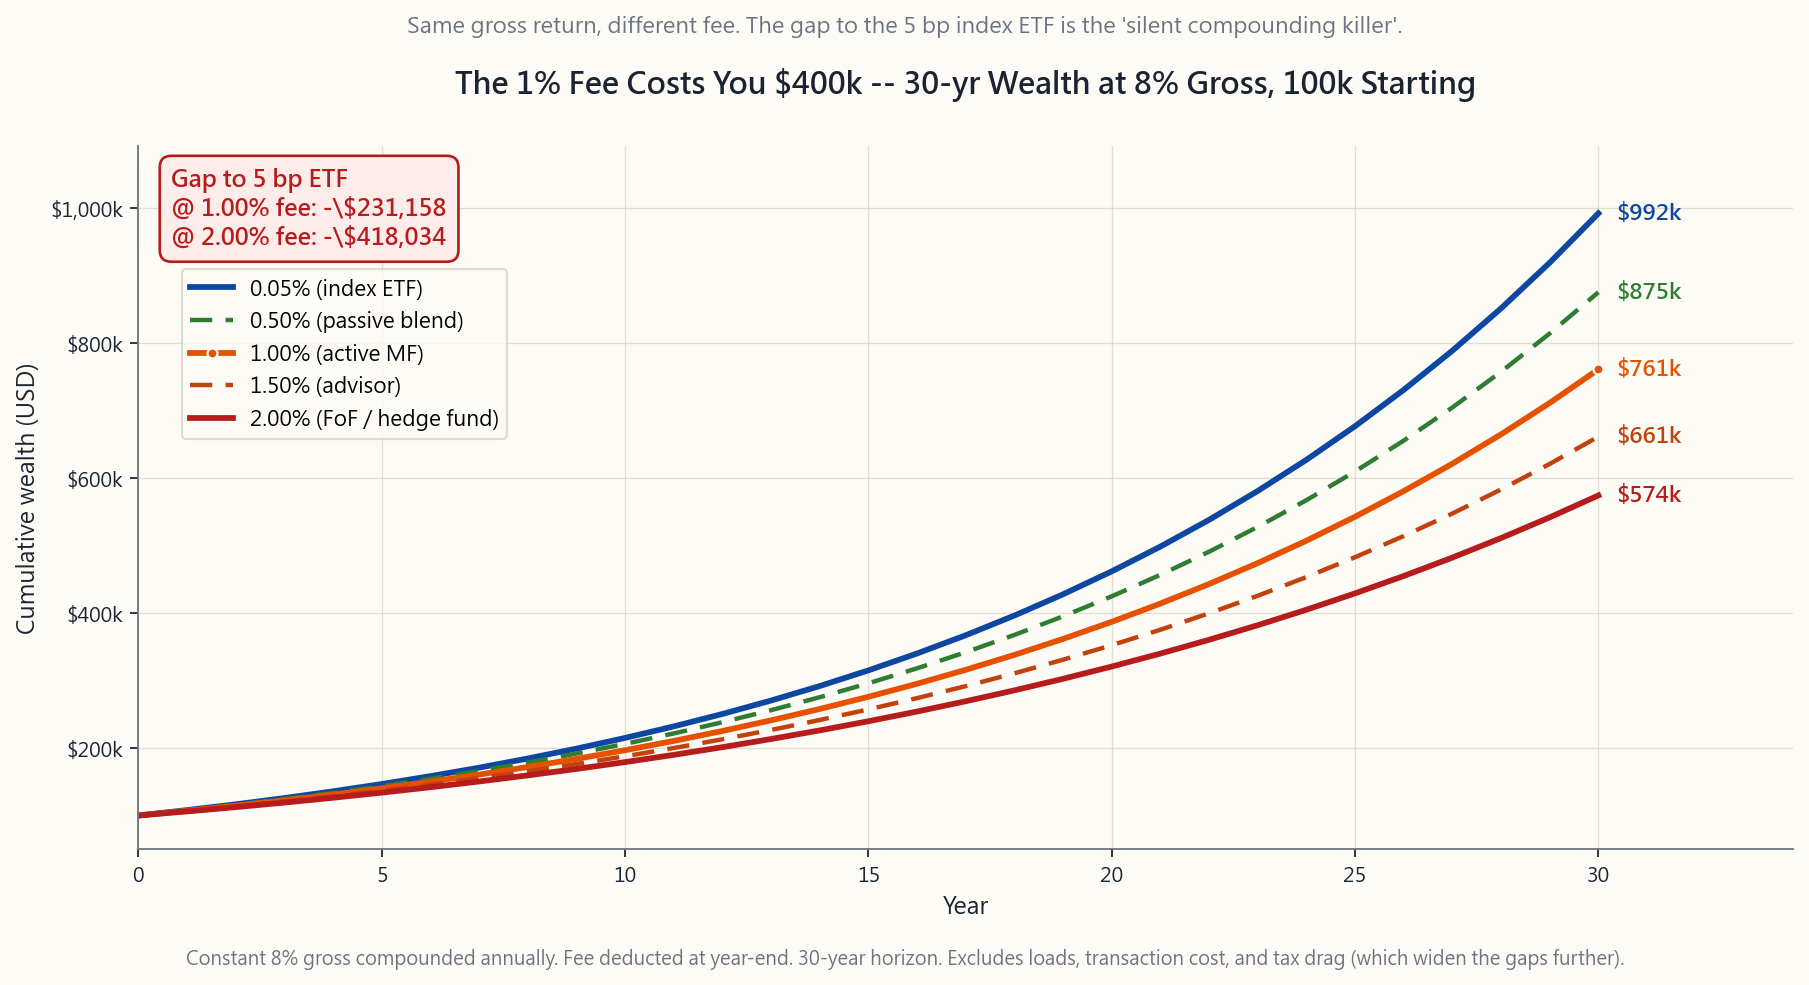

Here is the Python script that generated this plot:
"""Side 08, sec 2.2 -- Cumulative wealth over 30 years at 5 fee levels.

$100,000 starting balance, 8% gross return, 30-year horizon.
Five fee levels: 0.05% index ETF / 0.50% passive blend /
1.00% active mutual fund / 1.50% advisor-wrapped /
2.00% fund-of-funds or hedge-fund management.

Run:
    uv run python course/image/side08_fee_drag.py
"""

from __future__ import annotations

import sys
from pathlib import Path

import matplotlib.pyplot as plt

sys.path.insert(0, str(Path(__file__).resolve().parents[1]))
from scripts.chart_helpers import (  # noqa: E402
    PALETTE_LIGHT, apply_cjk_font, render_for_all_locales, style_axes,
)

apply_cjk_font()
OUT_DIR = Path(__file__).parent
BASE = "side08_fee_drag"

INITIAL = 100_000.0
GROSS = 0.08
YEARS = 30
FEES = [0.0005, 0.005, 0.010, 0.015, 0.020]
FEE_LABELS_EN = [
    "0.05% (index ETF)",
    "0.50% (passive blend)",
    "1.00% (active MF)",
    "1.50% (advisor)",
    "2.00% (FoF / hedge fund)",
]
FEE_LABELS_HK = [
    "0.05%(指數 ETF)",
    "0.50%(被動混合)",
    "1.00%(主動共同基金)",
    "1.50%(顧問加碼)",
    "2.00%(基金中基金/對沖基金)",
]
FEE_LABELS_TW = [
    "0.05%(指數 ETF)",
    "0.50%(被動混合)",
    "1.00%(主動共同基金)",
    "1.50%(顧問加碼)",
    "2.00%(基金中基金/避險基金)",
]
FEE_LABELS_CN = [
    "0.05%(指数 ETF)",
    "0.50%(被动混合)",
    "1.00%(主动共同基金)",
    "1.50%(顾问加码)",
    "2.00%(基金中基金/对冲基金)",
]


def simulate():
    """Return list of (fee, [path of length YEARS+1])."""
    out = []
    for fee in FEES:
        net = GROSS - fee
        path = [INITIAL]
        for _ in range(YEARS):
            path.append(path[-1] * (1.0 + net))
        out.append((fee, path))
    return out


LANG_STRINGS = {
    "en": {
        "title": "The 1% Fee Costs You $400k -- 30-yr Wealth at 8% Gross, 100k Starting",
        "subtitle": "Same gross return, different fee. The gap to the 5 bp index ETF is the 'silent compounding killer'.",
        "ylabel": "Cumulative wealth (USD)",
        "xlabel": "Year",
        "fee_labels": FEE_LABELS_EN,
        "gap_lbl": "Gap to 5 bp ETF\n@ 1.00% fee: -${:,.0f}\n@ 2.00% fee: -${:,.0f}",
        "footnote": "Constant 8% gross compounded annually. Fee deducted at year-end. 30-year horizon. Excludes loads, transaction cost, and tax drag (which widen the gaps further).",
    },
    "hk": {
        "title": "1% 費用代價 40 萬美元 -- 30 年複利,8% 毛回報,10 萬美元起始",
        "subtitle": "同樣毛回報,不同費率。對 5 基點指數 ETF 的差距,就是「無聲複利殺手」。",
        "ylabel": "累計財富(美元)",
        "xlabel": "年份",
        "fee_labels": FEE_LABELS_HK,
        "gap_lbl": "對 5 基點 ETF 的缺口\n@ 1.00% 費率:-US${:,.0f}\n@ 2.00% 費率:-US${:,.0f}",
        "footnote": "假設恆定 8% 毛回報年度複利,年末扣費,30 年期。未計銷售費、交易成本及稅務拖累(實際差距更大)。",
    },
    "tw": {
        "title": "1% 費用代價 40 萬美元 -- 30 年複利,8% 毛報酬,10 萬美元起始",
        "subtitle": "同樣毛報酬,不同費率。對 5 基點指數 ETF 的差距,就是「無聲複利殺手」。",
        "ylabel": "累計財富(美元)",
        "xlabel": "年份",
        "fee_labels": FEE_LABELS_TW,
        "gap_lbl": "對 5 基點 ETF 的缺口\n@ 1.00% 費率:-US${:,.0f}\n@ 2.00% 費率:-US${:,.0f}",
        "footnote": "假設恆定 8% 毛報酬年度複利,年末扣費,30 年期。未計銷售費、交易成本及稅務拖累(實際差距更大)。",
    },
    "cn": {
        "title": "1% 费用代价 40 万美元 -- 30 年复利,8% 毛回报,10 万美元起始",
        "subtitle": "同样毛回报,不同费率。对 5 基点指数 ETF 的差距,就是「无声复利杀手」。",
        "ylabel": "累计财富(美元)",
        "xlabel": "年份",
        "fee_labels": FEE_LABELS_CN,
        "gap_lbl": "对 5 基点 ETF 的缺口\n@ 1.00% 费率:-US${:,.0f}\n@ 2.00% 费率:-US${:,.0f}",
        "footnote": "假设恒定 8% 毛回报年度复利,年末扣费,30 年期。未计销售费、交易成本及税务拖累(实际差距更大)。",
    },
}


COLORS = [
    PALETTE_LIGHT["blue"],
    PALETTE_LIGHT["green"],
    PALETTE_LIGHT["orange"],
    "#c2410c",
    PALETTE_LIGHT["red"],
]


def build_fig(s):
    P = PALETTE_LIGHT
    s = {k: (v.replace("$", r"\$") if isinstance(v, str) else v) for k, v in s.items()}
    paths = simulate()
    years_x = list(range(YEARS + 1))

    fig, ax = plt.subplots(figsize=(11.4, 6.4), dpi=150)
    style_axes(ax)

    for (fee, path), color, label in zip(paths, COLORS, s["fee_labels"]):
        lw = 2.6 if fee in (0.0005, 0.010, 0.020) else 2.0
        ls = "-" if fee in (0.0005, 0.010, 0.020) else (0, (5, 3))
        ax.plot(years_x, path, color=color, linewidth=lw, linestyle=ls,
                label=label, marker="o" if fee == 0.010 else None,
                markersize=4.5, markevery=[YEARS],
                markerfacecolor=color, markeredgecolor="white")
        # End-of-period dollar amount
        ax.annotate(f"${path[-1]/1000:,.0f}k",
                    xy=(YEARS, path[-1]), xytext=(8, 0),
                    textcoords="offset points",
                    color=color, fontsize=10, weight="bold",
                    va="center")

    # Gap callout
    base_path = paths[0][1]
    one_path = paths[2][1]
    two_path = paths[4][1]
    gap_1 = base_path[-1] - one_path[-1]
    gap_2 = base_path[-1] - two_path[-1]
    gap_text = s["gap_lbl"].replace("$", r"\$").format(gap_1, gap_2)
    ax.text(0.02, 0.97, gap_text, transform=ax.transAxes,
            ha="left", va="top",
            fontsize=10.5, weight="bold", color=P["red"],
            bbox=dict(boxstyle="round,pad=0.5",
                      facecolor="#fdecea",
                      edgecolor=P["red"], linewidth=1.2))

    ax.set_xlabel(s["xlabel"], fontsize=10.5)
    ax.set_ylabel(s["ylabel"], fontsize=10.5)
    ax.set_title(s["title"], pad=24, fontsize=13.5, weight="bold")
    fig.text(0.5, 0.93, s["subtitle"], ha="center",
             fontsize=10.0, color=P["muted"], style="italic")
    fig.text(0.5, 0.02, s["footnote"], ha="center",
             fontsize=8.5, color=P["muted"], style="italic")

    ax.legend(loc="upper left", bbox_to_anchor=(0.02, 0.84),
              frameon=True, fontsize=9.5,
              facecolor=P["bg"], edgecolor=P["grid"])
    ax.yaxis.set_major_formatter(
        plt.FuncFormatter(lambda v, _: f"${v/1000:,.0f}k"))
    ax.set_xlim(0, YEARS + 4.0)
    ax.set_ylim(50_000, max(path[-1] for _, path in paths) * 1.10)

    fig.tight_layout(rect=[0, 0.04, 1, 0.92])
    return fig


if __name__ == "__main__":
    render_for_all_locales(BASE, OUT_DIR, build_fig, LANG_STRINGS)
    print(f"wrote {BASE} for all locales -> {OUT_DIR}")
